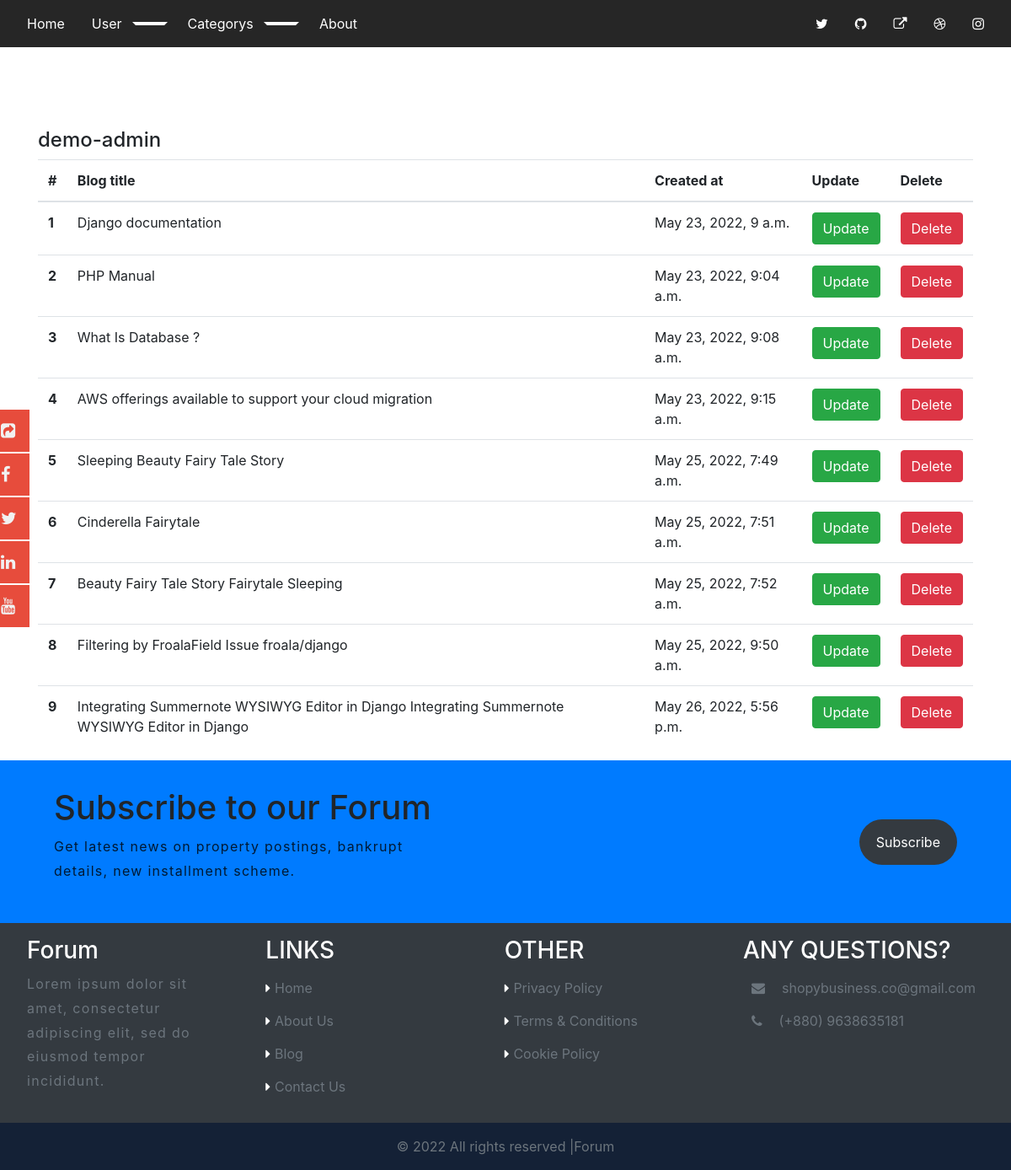
/see-blog/ (signed in), run on the app's committed database.
### home/models.py (models this page shows, shortened)
class BlogModel(models.Model):
    title = models.CharField(max_length=1000,null=True , blank=True)
    slug = models.SlugField(max_length=1000, unique=True, null=True , blank=True)
    sub_title =models.CharField(max_length=1000, null=True , blank=True)
    content = FroalaField()
    user = models.ForeignKey(User, blank=True, null=True, on_delete=models.CASCADE)
    image = models.ImageField(upload_to='blog')
    category = models. ForeignKey(Category, on_delete=models.CASCADE, blank=True, null=True,)
    created_at = models.DateTimeField(auto_now_add=True)
    upload_to = models.DateTimeField(auto_now=True)
    def __str__(self):
        return self.title
    class Meta:
        verbose_name_plural= 'All Blogs'

### home/views.py (the view)
# urls.py: path('see-blog/' , views.see_blog, name="see_blog"),
@login_required(login_url='login')
def see_blog(request):
    context = {}
    try:
        blog_object = BlogModel.objects.filter(user = request.user)
        context['blog_object'] =  blog_object
    except Exception as e:
        print(e)
    print(context)
    return render(request , 'blog/see_blog.html' ,context)

### home/templates/blog/see_blog.html (shortened to what this page needs)
{% extends "blog/base.html" %}
{% block content %}
<link rel="stylesheet" href="https://cdn.jsdelivr.net/npm/bootstrap@4.6.1/dist/css/bootstrap.min.css">
<section class="mt-5 pt-5">
  <div class="container">
    <h4 class="user-tag" style="display:inline-block;" > {{user.username}}</h4>
      <table class="table">
      <thead>
        <tr>
          <th scope="col">#</th>
          <th scope="col">Blog title</th>
          <th scope="col">Created at</th>
          <th scope="col">Update</th>
          <th scope="col">Delete</th>
        </tr>
      </thead>
      <tbody>
          {% for blog in blog_object %}
        <tr>
          <th scope="row">{{forloop.counter}}</th>
          <td>{{blog.title}}</td>
          <td>{{blog.created_at}}</td>
          <td>
              <a href="{%  url 'blog_update' blog.slug %}" class="btn btn-success">Update</a>
         </td>
          <td><a href="{% url 'blog_delete' blog.id %}" class="btn btn-danger">Delete</a></td>
        </tr>
        {% endfor %}
        </tbody>
        </table>
  </div>
</section>
{% endblock %}

### static/css/custom.css (style rules this page uses)
*,html { scroll-behavior: smooth; }
*, *:after, *:before { -webkit-box-sizing: border-box; -moz-box-sizing: border-box; box-sizing: border-box; }
:root { scrollbar-color: rgb(210,210,210) rgb(46,54,69) !important; scrollbar-width: thin !important; --white:#fff; --black:#131417; --primary:#e6810ee8; --primarylite:#53b141; --gray:#6d7175; --dark:#253248; --darklite:#364256; --lite:#f8f9fa; }
body { margin: 0; }
body { background: #ecf0f1; line-height: 1.4; font-family: sans-serif; }
body { font-family: 'Open Sans', sans-serif; }
a { text-decoration:none; transition:0.5s; outline:none !important; }
a, a:hover, a:focus { text-decoration: none; }

### data on the page
BlogModel: title "Django documentation", created_at "May 23, 2022, 9 a.m."
BlogModel: title "PHP Manual", created_at "May 23, 2022, 9:04 a.m."
BlogModel: title "What Is Database ?", created_at "May 23, 2022, 9:08 a.m."
BlogModel: title "AWS offerings available to support your cloud migration", created_at "May 23, 2022, 9:15 a.m."
BlogModel: title "Sleeping Beauty Fairy Tale Story", created_at "May 25, 2022, 7:49 a.m."
BlogModel: title "Cinderella Fairytale", created_at "May 25, 2022, 7:51 a.m."
BlogModel: title "Beauty Fairy Tale Story Fairytale Sleeping", created_at "May 25, 2022, 7:52 a.m."
BlogModel: title "Filtering by FroalaField Issue froala/django", created_at "May 25, 2022, 9:50 a.m."
BlogModel: title "Integrating Summernote WYSIWYG Editor in Django Integrating Summernote WYSIWYG Editor in Django", created_at "May 26, 2022, 5:56 p.m."

### other printed values
{{ user.username }} "demo-admin"
